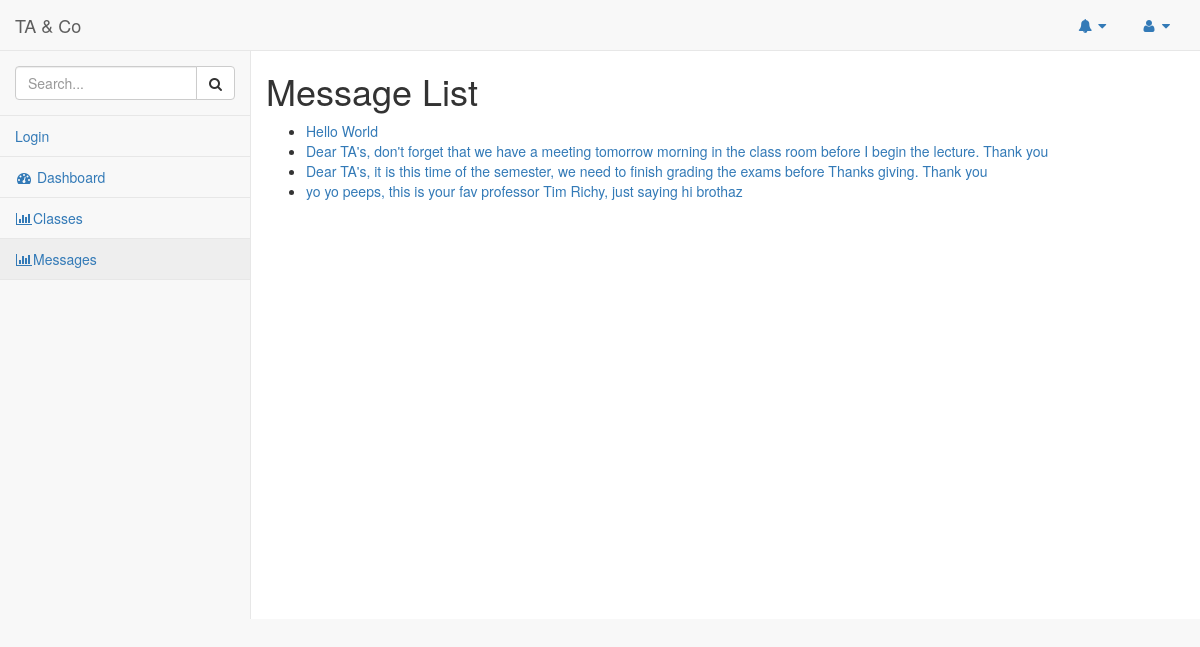
The page /taco/messages/ on the database its author committed.
### taco/models.py (models this page shows)
class Message(models.Model):
	mid = models.UUIDField(primary_key=True, default=uuid.uuid4, help_text="Unique ID for the Message")
	mstring = models.CharField(max_length=200, help_text="Enter the Message")
	def __str__(self):
		return self.mstring

### taco/views.py (the view)
class MessageListView(generic.ListView):
    model = Message

### taco/templates/taco/message_list.html
{% extends "base_generic.html" %}
{% block content %}
    <h1>Message List</h1>
    {% if message_list %}
    <ul>
      {% for message in message_list %}
      <li>
        <a href="{{ message.get_absolute_url }}">{{ message }}</a>
      </li>
      {% endfor %}
    </ul>
    {% else %}
      <p>There are no messages available.</p>
    {% endif %}
{% endblock %}

### rows shown on the page
Message: mstring "Hello World"
Message: mstring "Dear TA's, don't forget that we have a meeting tomorrow morning in the class room before I begin the lecture. Thank you"
Message: mstring "Dear TA's, it is this time of the semester, we need to finish grading the exams before Thanks giving. Thank you"
Message: mstring "yo yo peeps, this is your fav professor Tim Richy, just saying hi brothaz"
